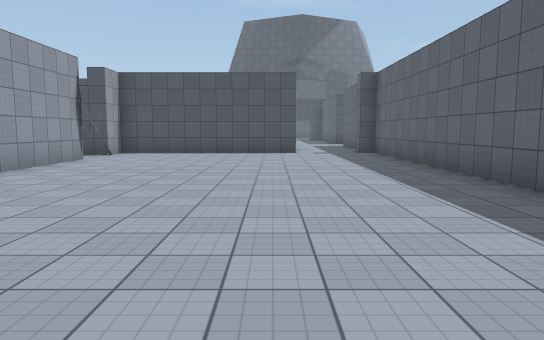
[1] (above)

19 first-person views from a walk through a Unity game level. The camera is 1.5 m above the floor, tilts 6° down and sees 70° across. The floor is counted in squares, 2 m on a side. Each view is taken from the middle of a square. On the plan, view 1 faces up. The plan holds only what a view shows up to about 12 squares ahead; the rest is blank. The place goes on beyond the plan. Some animated figures are left out. Surface patterns are stand-ins for the level's own textures.

[2]
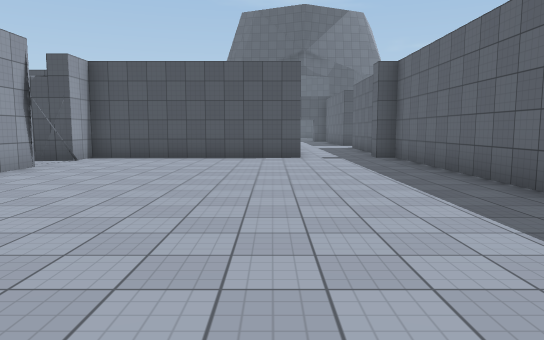

[3]
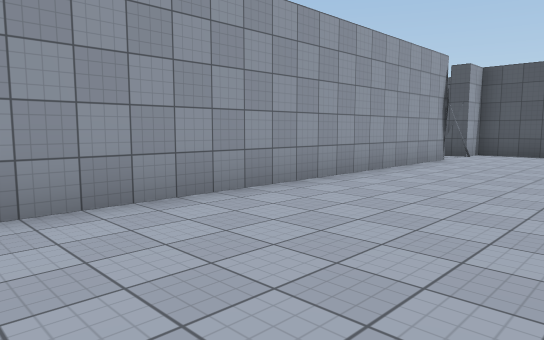

[4]
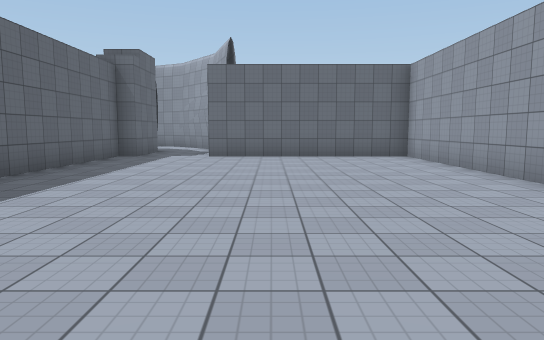

[5]
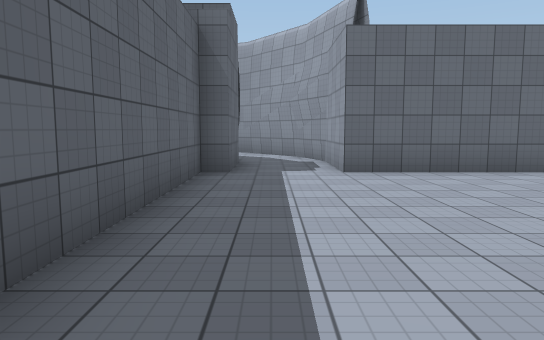

[6]
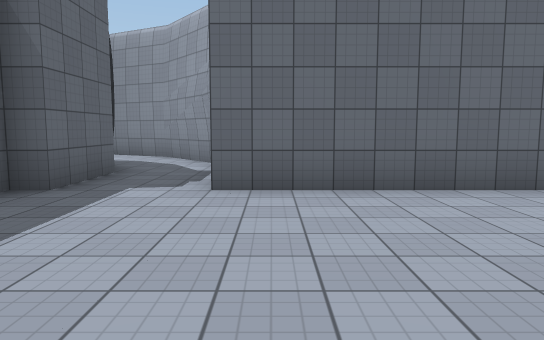

[7]
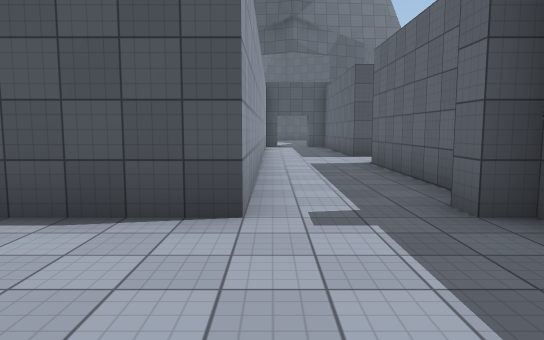

[8]
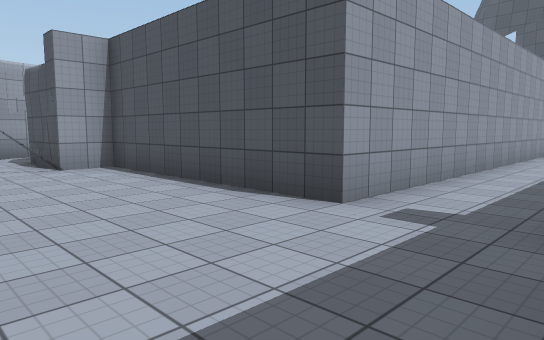

[9]
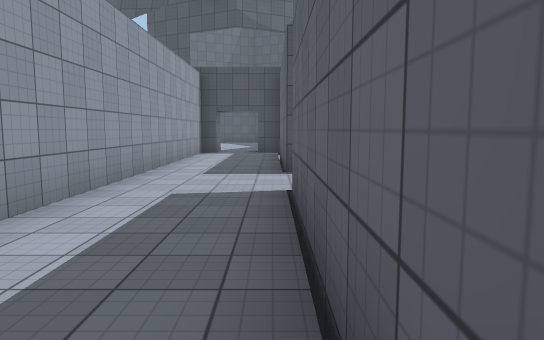

[10]
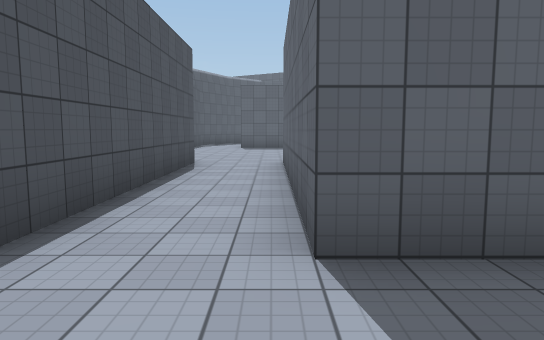

[11]
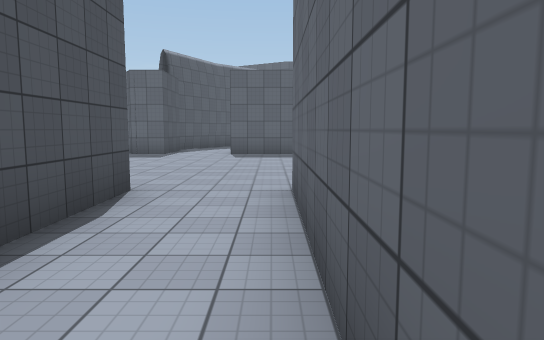

[12]
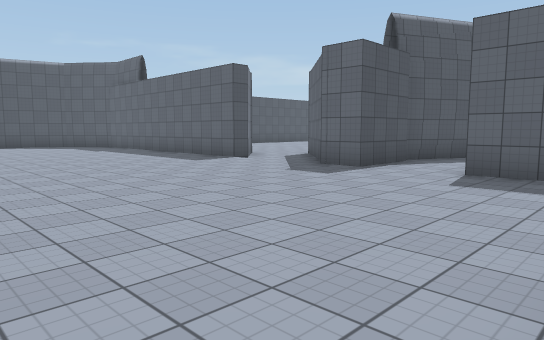

[13]
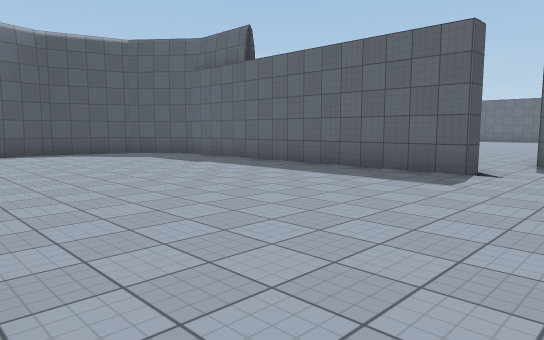

[14]
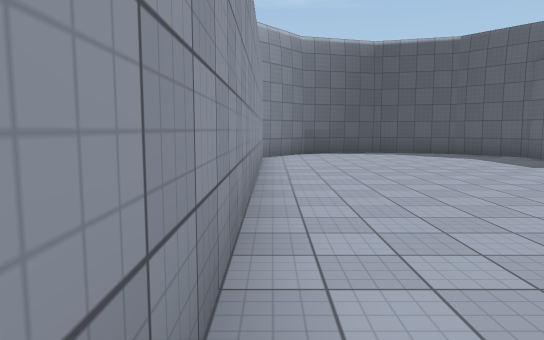

[15]
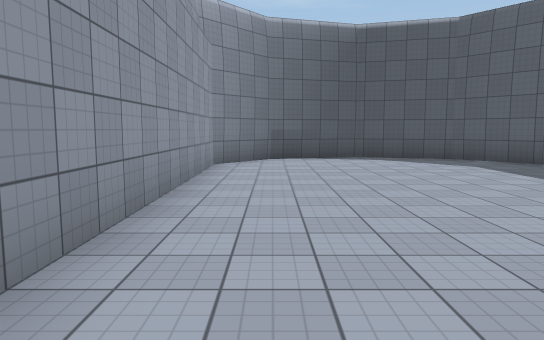

[16]
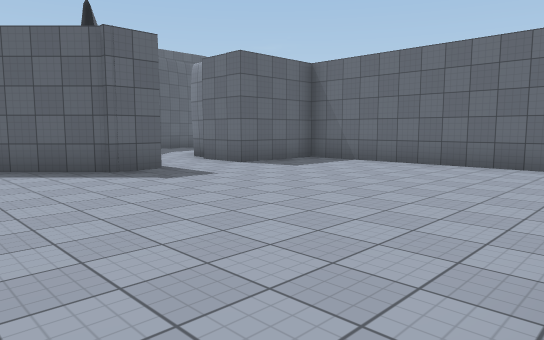

[17]
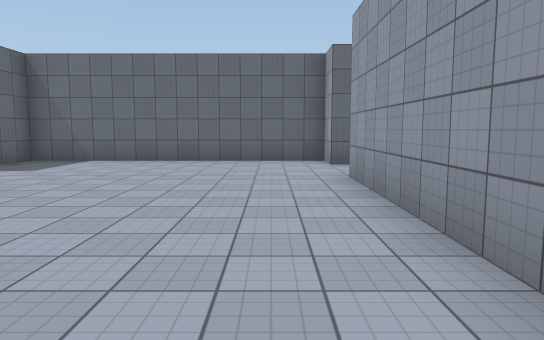

[18]
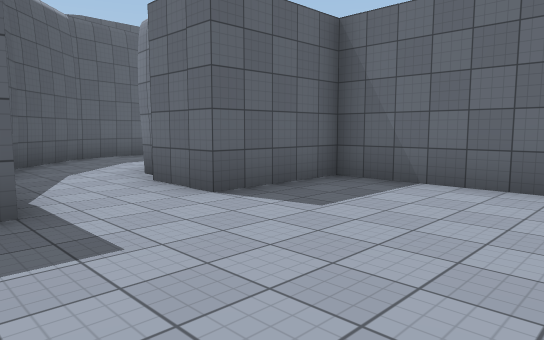

[19]
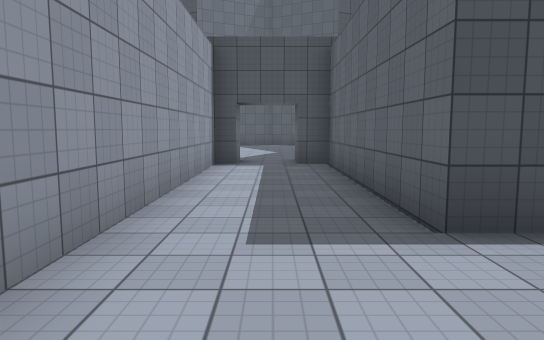

### Floor plan
Points are (right, up) in squares from view 1. A wall is a line through its corners. A room is listed if a view was taken in it or the views show most of it. See-through windows are left out.
Room 1 (views 1, 2, 3, 4, 5, 6, 7, 8)
walls: (-4.7, 9.8) (-4.7, -0.7) (0.8, -0.7) (0.8, -3.1); (-4.5, 11.2) (-4.8, 10.4); (-4.7, 11.3) (-6.5, 11.3); (0.8, 13.5) (0.8, 12.3) (-4.7, 12.3) (-4.7, 11.3) (-5.8, 11); (2.7, -2.8) (2.7, -0.7) (3.3, -0.7) (3.3, 12.3) (2.7, 12.3)
low walls: (-5.5, 11.3) (-6.3, 11.1)
ways out: opening at (1.5, 12.5) to room 2; opening at (2, -3)
Room 2 (views 9, 10, 11, 19)
walls: (3.3, 13.2) (3.3, 17.7) (9.8, 17.7); (1.2, 25.4) (0.8, 25.4) (0.8, 13.5); (2.7, 12.3) (2.7, 12.8); (9.8, 19.7) (3.3, 19.7) (3.3, 25.4) (2.6, 25.4)
ways out: opening at (1.5, 12.5) to room 1; opening at (9, 18.5) to room 3; opening at (2, 26)
Room 3 (views 12, 13, 14, 15, 16, 17, 18)
walls: (17.3, 25.2) (16.8, 25.2) (16.8, 33.3) (15.5, 34.8) (13.3, 35.4) (11, 34.8) (9.8, 33.3) (9.8, 19.7); (18.9, 21.2) (16.8, 21.2) (16.8, 22.1) (18.7, 24); (9.8, 17.7) (9.8, 16.7) (16.8, 16.7) (16.8, 19.2) (18.2, 19.2); (19.9, 21) (19.1, 21.4); (18.6, 18.9) (19.2, 18.9)
ways out: opening at (9, 18.5) to room 2; opening at (18, 24); opening at (19, 20)

Positions as (right, up) in squares from view 1, and headings:
1: (0, 0), facing up
2: (0, 2), facing up
3: (-1, 0), facing up-left
4: (-1, 10), facing down
5: (2, 6), facing down
6: (0, 4), facing down
7: (1, 9), facing up
8: (3, 9), facing up-left
9: (3, 13), facing up
10: (1, 18), facing right
11: (5, 18), facing right
12: (10, 17), facing up-right
13: (10, 23), facing up-right
14: (10, 23), facing up
15: (11, 25), facing up
16: (10, 25), facing down-right
17: (11, 26), facing down
18: (13, 22), facing down-right
19: (2, 17), facing up
